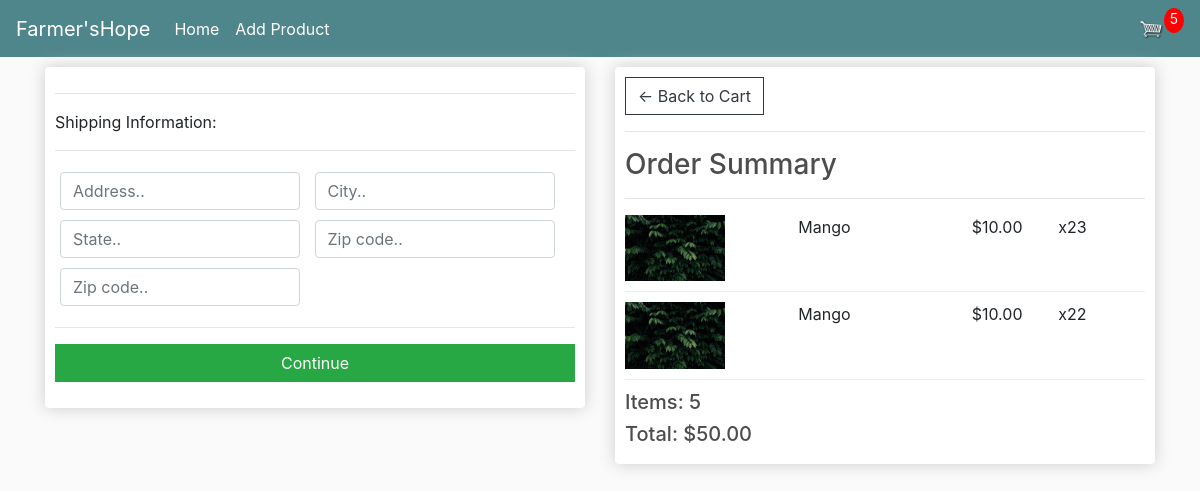
The app's page /store/checkout/ (signed in) with its own data.
### store/models.py (models this page shows, shortened)
class OrderItem(models.Model):
    product = models.ForeignKey(Products, on_delete=models.SET_NULL, null=True, blank=True)
    order = models.ForeignKey(Order, on_delete=models.SET_NULL, null=True, blank=True)
    quantity = models.IntegerField(default=0, null=True, blank=True)
    date_added = models.DateTimeField(auto_now_add=True)
    @property
    def get_total(self):
        total = self.product.price * self.quantity
        return total

class Products(models.Model):
    product_name = models.CharField(max_length=100, null=True)
    price = models.FloatField()
    digital = models.BooleanField(default=False, null=True, blank=False)
    image = models.ImageField(upload_to='products', null=True, blank=True)
    @property
    def imageURL(self):
        try:
            url = self.image.url
        except:
            url = ''
        return url

class Order(models.Model):
    customer = models.ForeignKey(Customer, on_delete=models.SET_NULL, null=True, blank=True)
    date_order = models.DateTimeField(auto_now_add=True)
    complete = models.BooleanField(default=False, null=True, blank=False)
    transaction_id = models.CharField(max_length=50, null=True)
    @property
    def shipping(self):
        shipping = False
        orderitem = self.orderitem_set.all()
        for i in orderitem:
            if i.product.digital == False:
                shipping = True
        return shipping
    @property
    def get_cart_total(self):
        orderitem = self.orderitem_set.all()
        total = sum([item.get_total for item in orderitem])
        return total
    @property
    def get_cart_item(self):
        orderitem = self.orderitem_set.all()
        total = sum([item.quantity for item in orderitem])
        return total

### store/views.py (the view)
# urls.py: path('checkout/', views.checkout, name="checkout"),
def checkout(request):
    if request.user.is_authenticated:
        customer = request.user.customer
        order, created = Order.objects.get_or_create(customer=customer, complete=False)
        items = order.orderitem_set.all()
        cartItems = order.get_cart_item
    else:
        items = []
        order = {'get_cart_item': 0, 'get_cart_total': 0, 'shipping': False}
        cartItems = order['get_cart_item']
    context = {'items': items, 'order': order, 'cartItems': cartItems}
    return render(request, 'store/checkout.html', context)

### store/templates/store/checkout.html (shortened to what this page needs)
{% extends 'store/main.html' %} {% load static %} {% block content %}
<div class="row">
  <div class="col-lg-6">
    <div class="box-element" id="form-wrapper">
      <form id="form">
        <div id="shipping-info">
          <hr />
          <p>Shipping Information:</p>
          <hr />
          <div class="form-field">
            <input
              class="form-control"
              type="text"
              name="address"
              placeholder="Address.."
            />
          </div>
          <div class="form-field">
            <input
              class="form-control"
              type="text"
              name="city"
              placeholder="City.."
            />
          </div>
          <div class="form-field">
            <input
              class="form-control"
              type="text"
              name="state"
              placeholder="State.."
            />
          </div>
          <div class="form-field">
            <input
              class="form-control"
              type="text"
              name="zipcode"
              placeholder="Zip code.."
            />
          </div>
          <div class="form-field">
            <input
              class="form-control"
              type="text"
              name="country"
              placeholder="Zip code.."
            />
          </div>
        </div>
        <hr />
        <input
          id="form-button"
          class="btn btn-success btn-block"
          type="submit"
          value="Continue"
        />
      </form>
    </div>
  </div>
  <br />
  <div class="col-lg-6">
    <div class="box-element">
      <a class="btn btn-outline-dark" href="{% url 'cart' %}"
        >&#x2190; Back to Cart</a
      >
      <hr />
      <h3>Order Summary</h3>
      <hr />
      {% for item in items %}
      <div class="cart-row">
        <div style="flex: 2">
          <img class="row-image" src="{{item.product.imageURL}}" />
        </div>
        <div style="flex: 2"><p>{{item.product.product_name}}</p></div>
        <div style="flex: 1"><p>${{item.product.price|floatformat:2}}</p></div>
        <div style="flex: 1"><p>x2{{item.quantity}}</p></div>
      </div>
      {% endfor %}
      <h5>Items: {{order.get_cart_item}}</h5>
      <h5>Total: ${{order.get_cart_total|floatformat:2}}</h5>
    </div>
  </div>
</div>
{% endblock content %}

### store/static/css/main.css (style rules this page uses)
body { background-color: hsl(0, 0%, 98%); }
h1,h2,h3,h4,h5,h6 { color:hsl(0, 0%, 30%); }
.box-element { box-shadow:hsl(0, 0%, 80%) 0 0 16px; background-color: #fff; border-radius: 4px; padding: 10px; }
.col-lg-4, .col-lg-6, .col-lg-8, .col-lg-12 { margin-top: 10px; }
.btn { border-radius: 0; }
.row-image { width: 100px; }
.form-field { width:250px; display: inline-block; padding: 5px; }
.cart-row { display: flex; align-items: flex-stretch; padding-bottom: 10px; margin-bottom: 10px; border-bottom: 1px solid #ececec; }

### records on screen
OrderItem: product.imageURL (picture), product.product_name "Mango", product.price "10.00", quantity "3"
OrderItem: product.imageURL (picture), product.product_name "Mango", product.price "10.00", quantity "2"
Order: get_cart_item "5", get_cart_total "50.00"

### other values on screen
{{ cartItems }} "5"
